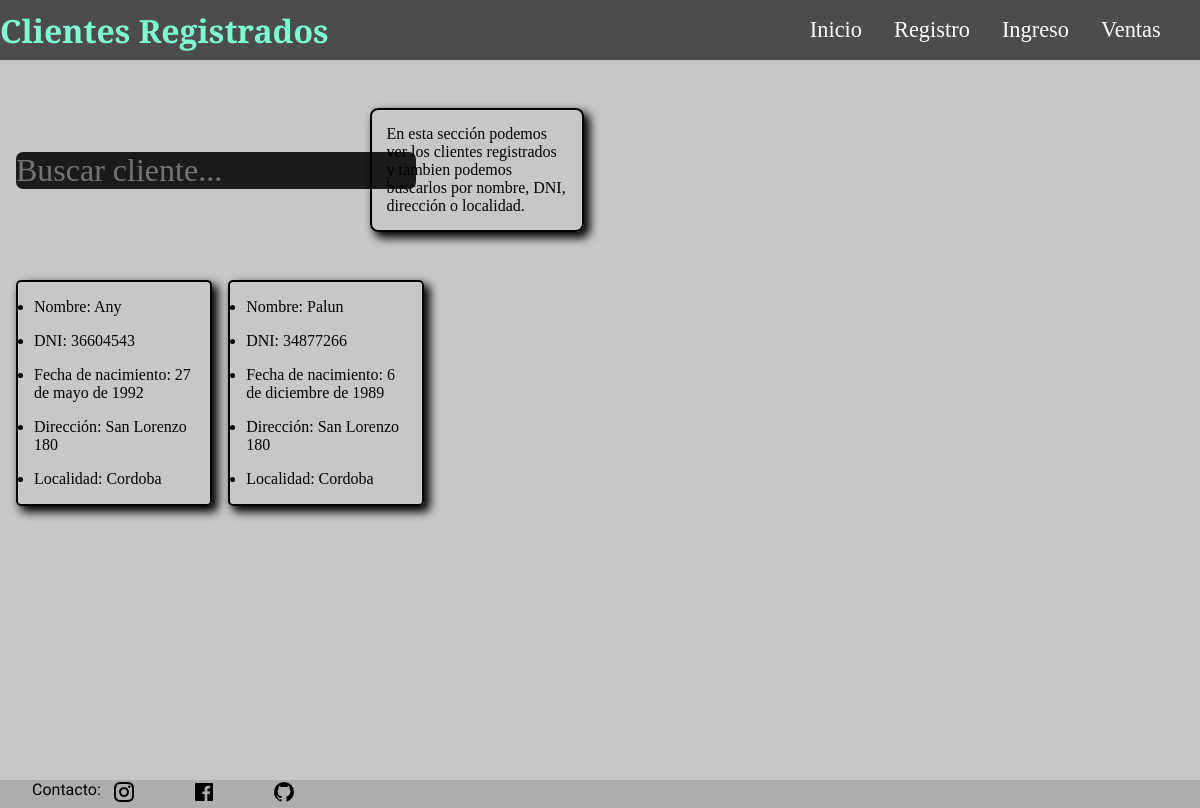
The page /ventas/ventas/lista_clientes on the database as committed earlier.
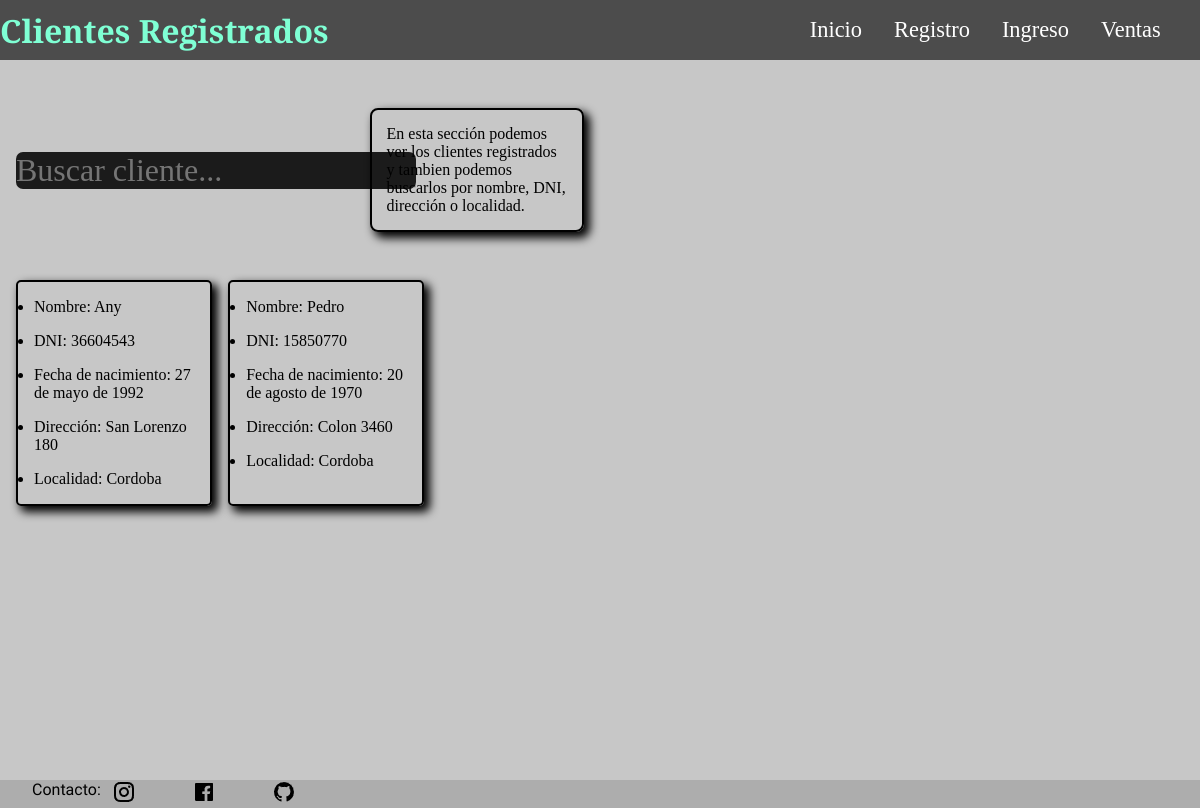
The same page on the database as committed later.
### ventas/models.py (models this page shows, shortened)
class NuevoCliente(models.Model):
    nombre = models.CharField(max_length=50)
    dni = models.CharField(max_length=8,validators=[RegexValidator(r'^\d{7,8}$', 'Ingrese un máximo de 8 dígitos.')], unique=True, error_messages={'unique': 'El DNI debe ir sin puntos'}, verbose_name='DNI')
    fecha_nacimiento = models.DateField()
    direccion = models.CharField(max_length=100)
    localidad = models.ForeignKey(Localidad, on_delete=models.SET_NULL, null=True, blank=True)
    class Meta:
        verbose_name = 'Cliente'
        verbose_name_plural = 'Clientes'

class Localidad(models.Model):
    localidad = models.CharField(max_length=100, unique=True, error_messages={'unique': 'Esa ciudad ya existe en el sistema.'})
    pais = models.ForeignKey(Pais, on_delete=models.CASCADE, null=True, blank=True)
    def __str__(self):
        return self.localidad
    class Meta:
        verbose_name = 'Localidad'
        verbose_name_plural = 'Localidades'

### ventas/views.py (the view)
# urls.py: path('ventas/lista_clientes', listaclientes, name='lista_clientes'),
def listaclientes(request):
    busqueda = request.GET.get('busqueda', None)
    consulta = NuevoCliente.objects.all()
    if busqueda:
        consulta = NuevoCliente.objects.filter(Q(nombre__icontains=busqueda)|Q(dni__icontains=busqueda)|Q(direccion__icontains=busqueda)|Q(localidad__localidad__icontains=busqueda))
    else:
        consulta = NuevoCliente.objects.all()
    return render(request, 'ventas/lista_clientes.html', {'lista_clientes': consulta})

### ventas/templates/ventas/lista_clientes.html (shortened to what this page needs)
{% extends 'core/base.html' %}
{% block content %}
    <nav class="contenedor_nav">
        <div class="navegador">
            <h2 class="titulo">Clientes Registrados</h2>
        </div>
        <div class="links">
            <p><a href="{% url 'core:index' %}" class="link">Inicio</a></p>
            <p><a href="{% url 'ingreso:registro_index' %}" class="link">Registro</a></p>
            <p><a href="{% url 'ingreso:index' %}" class="link">Ingreso</a></p>
            <p><a href="{% url 'ventas:index' %}" class="link">Ventas</a></p>
        </div>
    </nav>
    <div class="cuerpo">
        <main class="principal">
            <div class="busqueda">
                <form action="{% url 'ventas:lista_clientes' %}" method="get">
                    <input type="text" name="busqueda" placeholder="Buscar cliente..." class="texto_busqueda">
                </form>
            </div>
            <div class="explicacion">
                <p>En esta sección podemos ver los clientes registrados y tambien podemos buscarlos por nombre, DNI, dirección o localidad.</p>
            </div>
            <div class="lista_ventas">
                {% for lista in lista_clientes %}
                <ul class="lista">
                    <li>Nombre: {{ lista.nombre }}</li>
                    <li>DNI: {{lista.dni}}</li>
                    <li>Fecha de nacimiento: {{lista.fecha_nacimiento}}</li>
                    <li>Dirección: {{lista.direccion}}</li>
                    <li>Localidad: {{lista.localidad}}</li>
                </ul>
                <br>
                {% endfor %}
            </div>
        </main>
    </div>
{% endblock content %}

Rows that differ between the two databases and show on the page:
removed NuevoCliente: nombre "Palun", dni "34877266", fecha_nacimiento "6 de diciembre de 1989", direccion "San Lorenzo 180", localidad "Cordoba"
added NuevoCliente: nombre "Pedro", dni "15850770", fecha_nacimiento "20 de agosto de 1970", direccion "Colon 3460", localidad "Cordoba"
